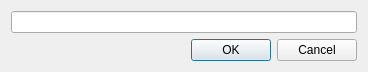
<?xml version="1.0" encoding="UTF-8"?>
<ui version="4.0">
 <class>RestMonthDialog</class>
 <widget class="QDialog" name="RestMonthDialog">
  <property name="geometry">
   <rect>
    <x>0</x>
    <y>0</y>
    <width>368</width>
    <height>70</height>
   </rect>
  </property>
  <property name="windowTitle">
   <string>Ввести остаток на начало месяца</string>
  </property>
  <property name="windowIcon">
   <iconset resource="files/resouce.qrc">
    <normaloff>:/kwallet.png</normaloff>:/kwallet.png</iconset>
  </property>
  <layout class="QGridLayout" name="_main_layout">
   <item row="0" column="0">
    <widget class="QLineEdit" name="_value"/>
   </item>
   <item row="1" column="0">
    <widget class="QDialogButtonBox" name="_button_box">
     <property name="orientation">
      <enum>Qt::Horizontal</enum>
     </property>
     <property name="standardButtons">
      <set>QDialogButtonBox::Cancel|QDialogButtonBox::Ok</set>
     </property>
    </widget>
   </item>
  </layout>
 </widget>
 <resources>
  <include location="files/resouce.qrc"/>
 </resources>
 <connections>
  <connection>
   <sender>_button_box</sender>
   <signal>accepted()</signal>
   <receiver>RestMonthDialog</receiver>
   <slot>accept()</slot>
   <hints>
    <hint type="sourcelabel">
     <x>248</x>
     <y>254</y>
    </hint>
    <hint type="destinationlabel">
     <x>157</x>
     <y>274</y>
    </hint>
   </hints>
  </connection>
  <connection>
   <sender>_button_box</sender>
   <signal>rejected()</signal>
   <receiver>RestMonthDialog</receiver>
   <slot>reject()</slot>
   <hints>
    <hint type="sourcelabel">
     <x>316</x>
     <y>260</y>
    </hint>
    <hint type="destinationlabel">
     <x>286</x>
     <y>274</y>
    </hint>
   </hints>
  </connection>
 </connections>
</ui>
